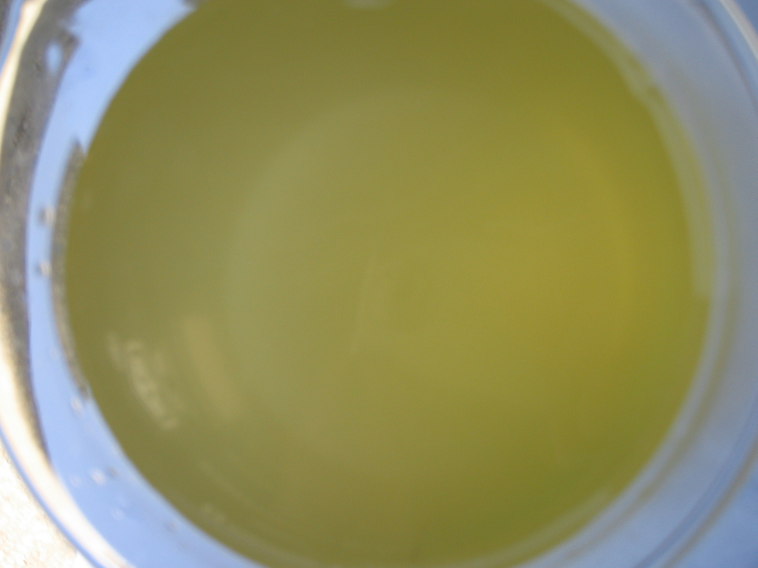
#> input picture data_chapter9/images/1_11.jpg, 2272 x 1704 px (shown at 1/3 size); its folder holds 4 pictures in this run
$ python chapter9.py
#> lines starting #> are read from the running program, lines starting #| are printed output that depends on the picture
import numpy as np
import os
import re
from PIL import Image
from sklearn.model_selection import train_test_split
from sklearn.tree import DecisionTreeClassifier
from sklearn.metrics import accuracy_score
from sklearn.metrics import confusion_matrix


# 图像切割及特征提取
path = './data_chapter9/images/'  # 图片所在路径


# 自定义获取图片名称函数
def getImgNames(path=path):
    '''
    获取指定路径中所有图片的名称
    :param path: 指定的路径
    :return: 名称列表
    '''
#> called with path = './data_chapter9/images/'
    filenames = os.listdir(path)
    imgNames = []
    for i in filenames:
        if re.findall('^\d_\d+\.jpg$', i) != []:
            imgNames.append(i)
    return imgNames


# 自定义获取三阶颜色矩函数
def Var(data=None):
    '''
    获取给定像素值矩阵的三阶颜色矩
    :param data: 给定的像素值矩阵
    :return: 对应的三阶颜色矩
    '''
    x = np.mean((data - data.mean()) ** 3)
    return np.sign(x) * abs(x) ** (1 / 3)


# 批量处理图片数据
imgNames = getImgNames(path=path)  # 获取所有图片名称
n = len(imgNames)  # 图片张数
data = np.zeros([n, 9])  # 用来装样本自变量
labels = np.zeros([n])  # 用来放样本标签

for i in range(n):
    img = Image.open(path + imgNames[i])  # 读取图片
#> img is the input picture: PIL image 2272x1704 RGB; mean R, G, B 143.9, 143.1, 96.2
    M, N = img.size  # 图片像素的尺寸
#> M = 2272; N = 1704
    img = img.crop((M / 2 - 50, N / 2 - 50, M / 2 + 50, N / 2 + 50))  # 图片切割
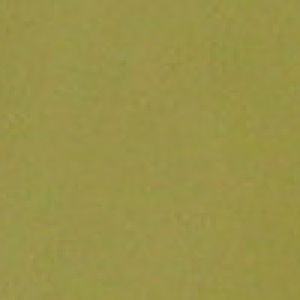
#> img: PIL image 100x100 RGB (shown 3 times larger); mean R, G, B 153.9, 147.1, 72
    r, g, b = img.split()  # 将图片分割成三通道
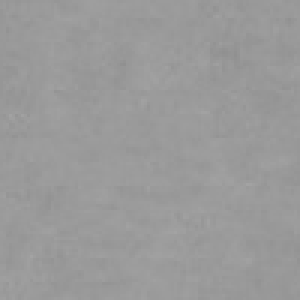
#> r: PIL image 100x100 L (shown 3 times larger); min 144, max 163, mean 153.9
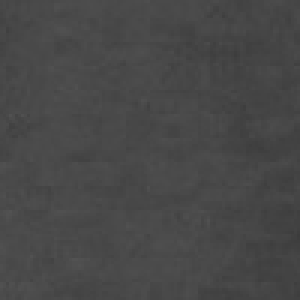
#> b: PIL image 100x100 L (shown 3 times larger); min 60, max 82, mean 72
    rd = np.asarray(r) / 255  # 转化成数组数据
    gd = np.asarray(g) / 255
    bd = np.asarray(b) / 255

    # 整体明暗程度
    data[i, 0] = rd.mean()  # 一阶颜色矩
    data[i, 1] = gd.mean()
    data[i, 2] = bd.mean()

    # 图像颜色分布范围
    data[i, 3] = rd.std()  # 二阶颜色矩
    data[i, 4] = gd.std()
    data[i, 5] = bd.std()

    # 图像颜色分布的对称性
    data[i, 6] = Var(rd)  # 三阶颜色矩
#> in Var, `x = np.mean((data - data.mean()) ** 3)`: x = -1.05e-07
    data[i, 7] = Var(gd)
    data[i, 8] = Var(bd)

    labels[i] = imgNames[i][0]  # 样本标签
#> pass 2 of the loop `for i in range(n):`:
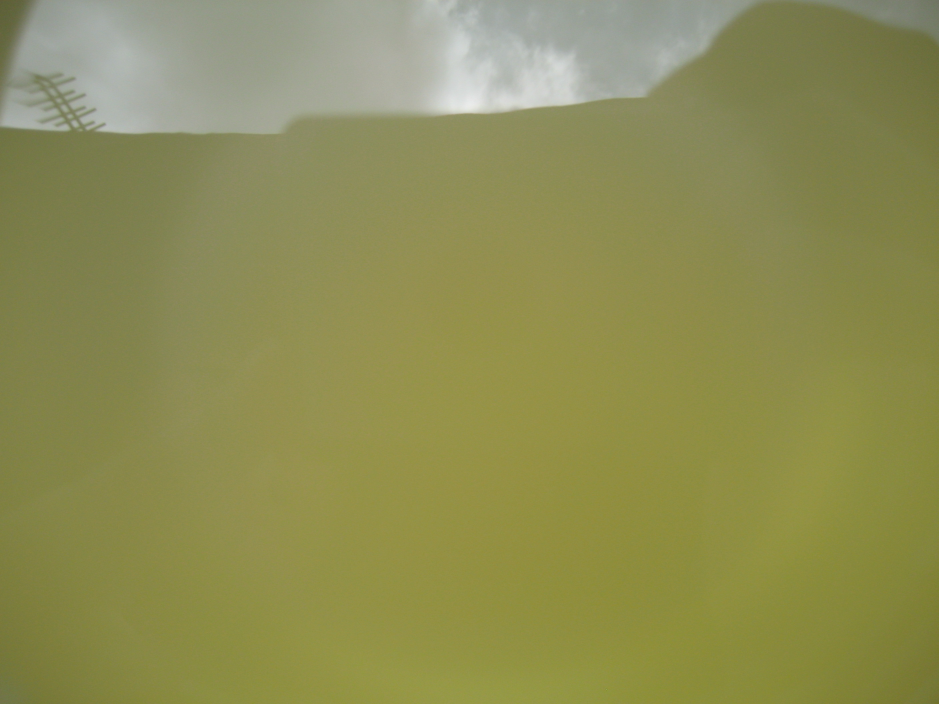
#> input picture data_chapter9/images/1_15.jpg, 2816 x 2112 px (shown at 1/3 size)
#> img is the input picture: PIL image 2816x2112 RGB; mean R, G, B 141.8, 141.9, 83.7
#> `img = img.crop((M / 2 - 50, N / 2 - 50, M / 2 + 50, N / 2 + 50))`:
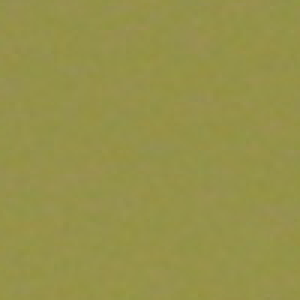
#> img: PIL image 100x100 RGB (shown 3 times larger); mean R, G, B 150.1, 146.2, 73.5
#> `r, g, b = img.split()`:
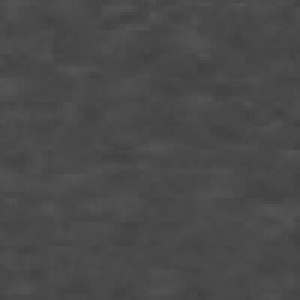
#> b: PIL image 100x100 L (shown 3 times larger); min 63, max 84, mean 73.5
#> pass 3 of the loop `for i in range(n):`:
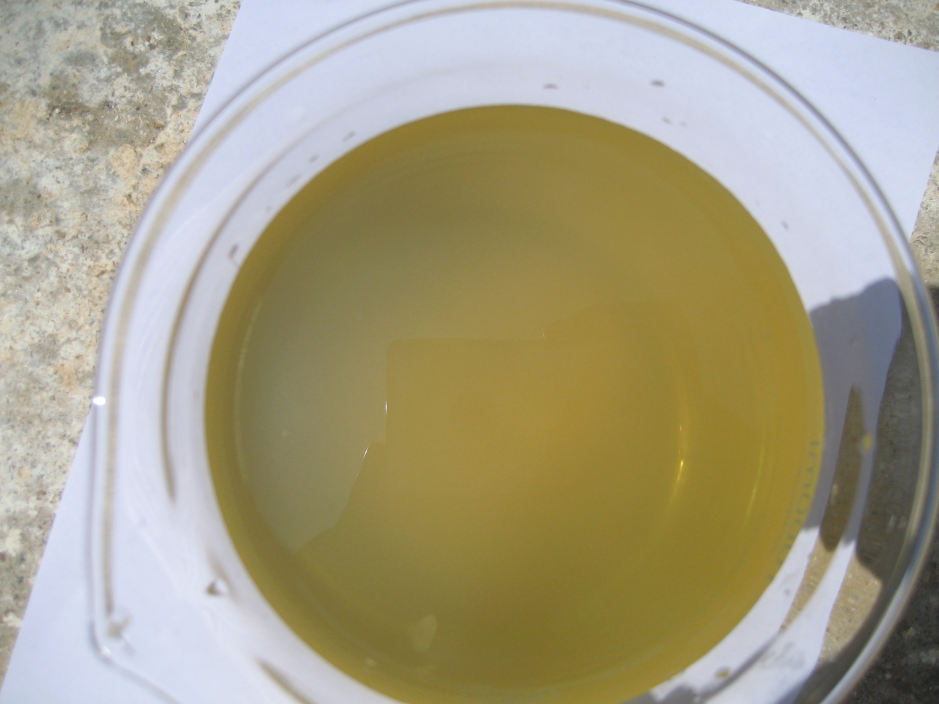
#> input picture data_chapter9/images/1_16.jpg, 2816 x 2112 px (shown at 1/3 size)
#> img is the input picture: PIL image 2816x2112 RGB; mean R, G, B 165.4, 158.9, 133.2
#> img: PIL image 100x100 RGB
#> `r, g, b = img.split()`:
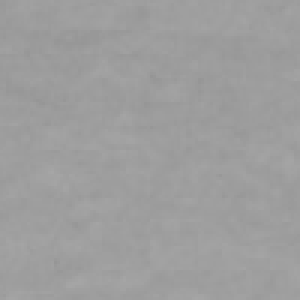
#> r: PIL image 100x100 L (shown 3 times larger); min 149, max 166, mean 157.6
#> `r, g, b = img.split()`:
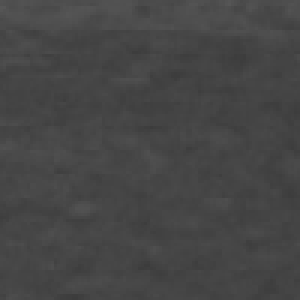
#> b: PIL image 100x100 L (shown 3 times larger); min 60, max 86, mean 70
#> the loop made 4 passes; the first 3 are shown


# 数据拆分,训练集、测试集
data_tr, data_te, label_tr, label_te = train_test_split(data, labels, test_size=0.2,
                                                        random_state=10)
#> label_tr = [1, 1, 1]; label_te = [1]

# 模型训练(决策树)
model = DecisionTreeClassifier(random_state=5).fit(data_tr, label_tr)

# 水质评价

pre_te = model.predict(data_te)
#> pre_te = [1]
# 混淆矩阵
cm_te = confusion_matrix(label_te, pre_te)
#> cm_te = [1]
print(cm_te)
#| [[1]]

# 准确率
print(accuracy_score(label_te, pre_te))
#| 1.0
